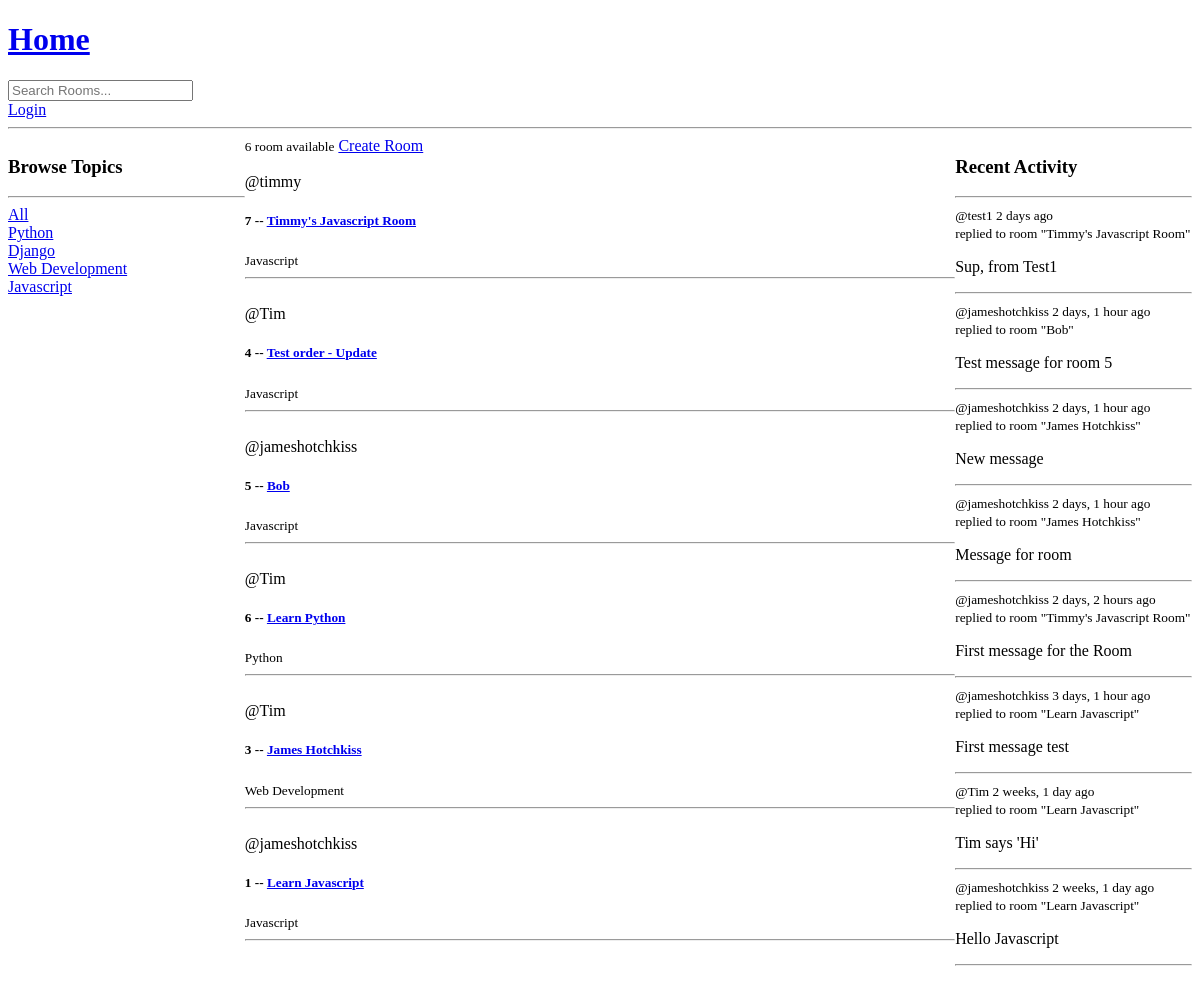
Before: / with the older database file.
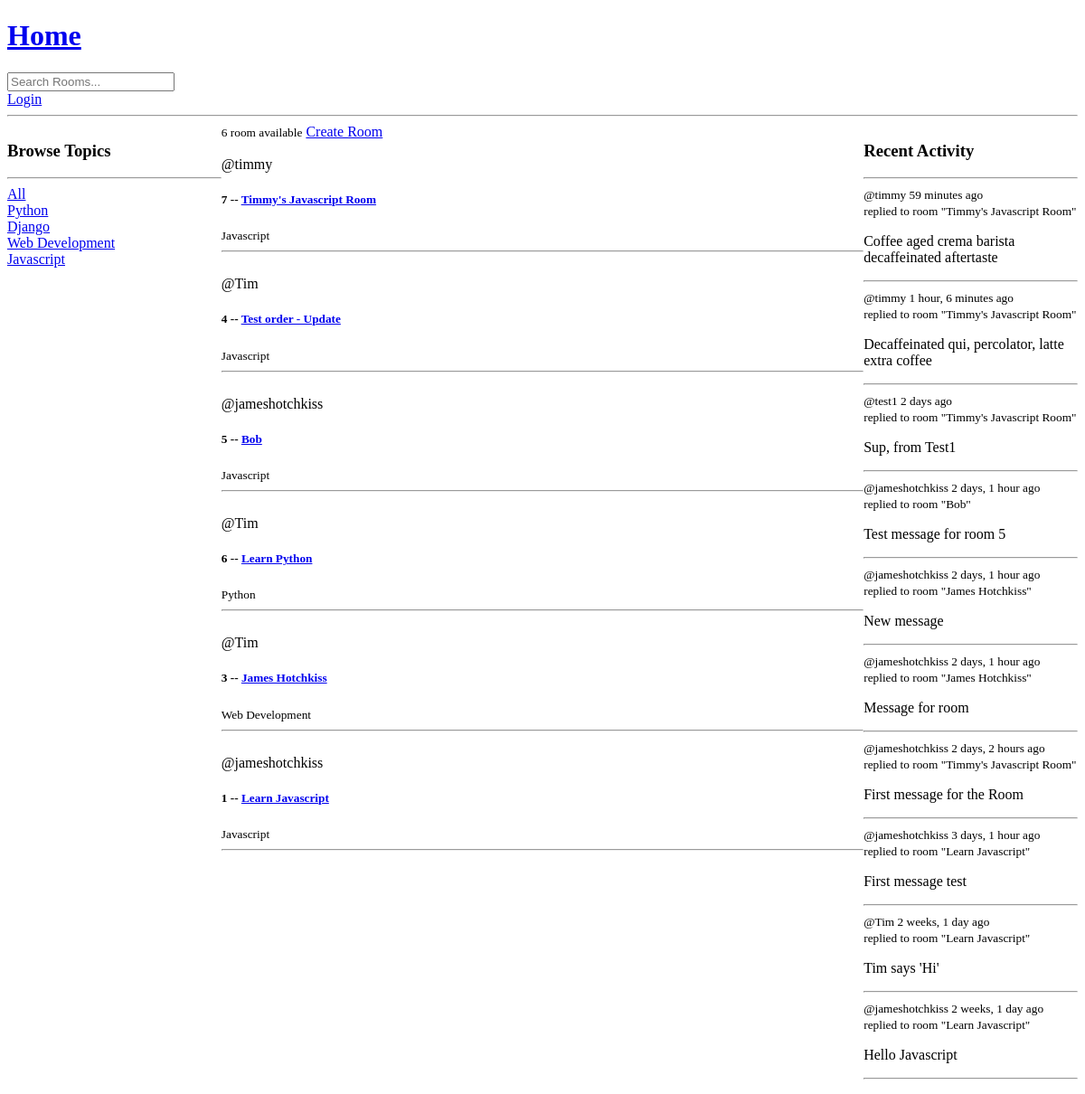
After: the same page with the newer database file.
### base/models.py (models this page shows, shortened)
class Topic(models.Model):
    name = models.CharField(max_length=200)

class Room(models.Model):
    host = models.ForeignKey(User, on_delete=models.SET_NULL, null=True)
    topic = models.ForeignKey(Topic, on_delete=models.SET_NULL, null=True)
    name = models.CharField(max_length=200)
    description = models.TextField(null=True, blank=True)
    participants = models.ManyToManyField(User, related_name='participants', blank=True)
    updated = models.DateTimeField(auto_now=True)
    created = models.DateTimeField(auto_now_add=True)
    class Meta:
        ordering = ['-updated', '-created']
    def __str__(self):
        return self.name

class Message(models.Model):
    user = models.ForeignKey(User, on_delete=models.CASCADE)
    room = models.ForeignKey(Room, on_delete=models.CASCADE)
    body = models.TextField()
    updated = models.DateTimeField(auto_now=True)
    created = models.DateTimeField(auto_now_add=True)
    class Meta:
        ordering = ['-updated', '-created']
    def __str__(self):
        return self.body[0:50]

### base/views.py (the view)
# urls.py: path('', views.home, name="home"),
def home(request):
    q = request.GET.get('q') if request.GET.get('q') != None else ''
    rooms = Room.objects.filter(
        Q(topic__name__icontains=q) |
        Q(name__icontains=q) |
        Q(description__icontains=q)
        )
    room_count = rooms.count()
    topics = Topic.objects.all()
    room_messages = Message.objects.all()
    context = {'rooms':rooms, 'topics':topics, 'room_count':room_count, 'room_messages': room_messages}
    return render(request, 'base/home.html', context)

### base/templates/base/home.html (shortened to what this page needs)
{% extends 'main.html' %}
{% block content %}
<div class="home-container">
    <div>
        <h3>Browse Topics</h3>
        <hr>
        <a href="{% url 'home' %}">All</a>
        {% for topic in topics %}
        <div>
            <a href="{% url 'home' %}?q={{topic.name}}">{{topic.name}}</a>
        </div>
        {% endfor %}
    </div>
    <div>
        <small>{{room_count}} room available</small>
        <a href="{% url 'create-room' %}">Create Room</a>
        <div>
            {% for room in rooms %}
                <div>
                    <br>
                    <span>@{{room.host.username}}</span>
                    <h5>{{room.id}} -- <a href="{% url 'room' room.id %}">{{room.name}}</a></h5>
                    <small>{{room.topic.name}}</small>
                    <hr>
                </div>
            {% endfor %}
        </div>
    </div>
    <div>
        <h3>Recent Activity</h3>
        <hr>
        {% for room_message in room_messages%}
        <div>
            <small>@{{room_message.user}} {{room_message.created|timesince}} ago</small>
            <br>
            <small>replied to room "{{room_message.room}}"</small>
            <br>
            <p>{{room_message}}</p>
        </div>
        <hr>
        {% endfor %}
    </div>
</div>
{% endblock content%}

Changed rows visible on the page:
added Message: user "timmy", created "59 minutes", room "Timmy's Javascript Room", body "Coffee aged crema barista decaffeinated aftertaste"
added Message: user "timmy", created "1 hour, 6 minutes", room "Timmy's Javascript Room", body "Decaffeinated qui, percolator, latte extra coffee"
